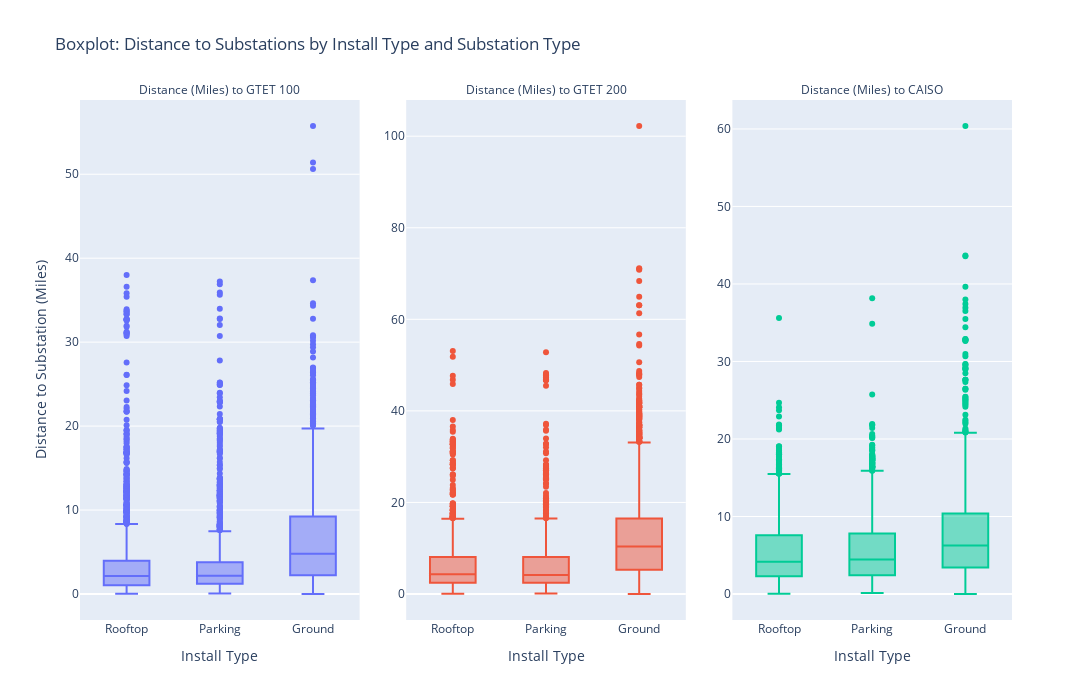

Here is the notebook cell this chart was saved with:
### Code cell
# Create a boxplot matrix
print("Boxplot matrix")
fig = px.box(
    df_long,
    x='Install Type',  # X-axis: Install Type
    y='Distance',  # Y-axis: Distance
    color='Substation Type',  # Color by substation type
    facet_col='Substation Type',  # Create subplots for each substation type
    title='Boxplot: Distance to Substations by Install Type and Substation Type',
    labels={'Distance': 'Distance to Substation (Miles)', 'Install Type': 'Install Type'},  # Customize axis labels
    width=1200,
    height=700,
    facet_col_spacing=0.05  # Reduce spacing between subplots
)

# Update layout for better readability
fig.update_layout(
    xaxis_title='Install Type',  # X-axis label
    yaxis_title='Distance to Substation (Miles)',  # Y-axis label
    showlegend=False,  # Show legend to differentiate substation types
    font=dict(size=12),  # Adjust font size for better readability
    boxmode='group',  # Group boxplots by install type
    #margin=dict(l=50, r=50, t=80, b=50),  # Adjust margins to prevent overlap

)

# Adjust facet column spacing and titles
fig.update_xaxes(matches=None, showticklabels=True)  # Ensure x-axis labels are shown for each subplot
fig.update_yaxes(matches=None, showticklabels=True)  # Ensure y-axis labels are shown for each subplot
fig.for_each_annotation(lambda a: a.update(text=a.text.split("=")[-1]))  # Clean up facet titles

# Show the figure
fig.show()

# Save the figure as a PNG file
fig.write_image("/home/ubuntu/dec24_bds_solar_energy/reports/figures/Boxplotmatrix.png")

### Figure 1 — Plotly figure (JSON) as saved in the notebook; plotly's stock layout.template omitted (floating-point values rounded to 4 significant figures; data arrays with more than 128 entries replaced by an {"elided": "..."} marker saying what was removed)
{"data": [{"alignmentgroup": "True", "hovertemplate": "Substation Type=Distance (Miles) to GTET 100<br>Install Type=%{x}<br>Distance to Substation (Miles)=%{y}<extra></extra>", "legendgroup": "Distance (Miles) to GTET 100", "marker": {"color": "#636efa"}, "name": "Distance (Miles) to GTET 100", "notched": false, "offsetgroup": "Distance (Miles) to GTET 100", "orientation": "v", "showlegend": true, "type": "box", "x": {"elided": "5397 str values"}, "x0": " ", "xaxis": "x", "y": {"elided": "5397 float values"}, "y0": " ", "yaxis": "y"}, {"alignmentgroup": "True", "hovertemplate": "Substation Type=Distance (Miles) to GTET 200<br>Install Type=%{x}<br>Distance to Substation (Miles)=%{y}<extra></extra>", "legendgroup": "Distance (Miles) to GTET 200", "marker": {"color": "#EF553B"}, "name": "Distance (Miles) to GTET 200", "notched": false, "offsetgroup": "Distance (Miles) to GTET 200", "orientation": "v", "showlegend": true, "type": "box", "x": {"elided": "5397 str values"}, "x0": " ", "xaxis": "x2", "y": {"elided": "5397 float values"}, "y0": " ", "yaxis": "y2"}, {"alignmentgroup": "True", "hovertemplate": "Substation Type=Distance (Miles) to CAISO<br>Install Type=%{x}<br>Distance to Substation (Miles)=%{y}<extra></extra>", "legendgroup": "Distance (Miles) to CAISO", "marker": {"color": "#00cc96"}, "name": "Distance (Miles) to CAISO", "notched": false, "offsetgroup": "Distance (Miles) to CAISO", "orientation": "v", "showlegend": true, "type": "box", "x": {"elided": "5397 str values"}, "x0": " ", "xaxis": "x3", "y": {"elided": "5397 float values"}, "y0": " ", "yaxis": "y3"}], "layout": {"annotations": [{"font": {}, "showarrow": false, "text": "Distance (Miles) to GTET 100", "x": 0.15, "xanchor": "center", "xref": "paper", "y": 1, "yanchor": "bottom", "yref": "paper"}, {"font": {}, "showarrow": false, "text": "Distance (Miles) to GTET 200", "x": 0.5, "xanchor": "center", "xref": "paper", "y": 1, "yanchor": "bottom", "yref": "paper"}, {"font": {}, "showarrow": false, "text": "Distance (Miles) to CAISO", "x": 0.85, "xanchor": "center", "xref": "paper", "y": 1, "yanchor": "bottom", "yref": "paper"}], "boxmode": "group", "font": {"size": 12}, "height": 700, "legend": {"title": {"text": "Substation Type"}, "tracegroupgap": 0}, "showlegend": false, "title": {"text": "Boxplot: Distance to Substations by Install Type and Substation Type"}, "width": 1200, "xaxis": {"anchor": "y", "domain": [0, 0.3], "showticklabels": true, "title": {"text": "Install Type"}}, "xaxis2": {"anchor": "y2", "domain": [0.35, 0.65], "showticklabels": true, "title": {"text": "Install Type"}}, "xaxis3": {"anchor": "y3", "domain": [0.7, 1], "showticklabels": true, "title": {"text": "Install Type"}}, "yaxis": {"anchor": "x", "domain": [0, 1], "showticklabels": true, "title": {"text": "Distance to Substation (Miles)"}}, "yaxis2": {"anchor": "x2", "domain": [0, 1], "showticklabels": true}, "yaxis3": {"anchor": "x3", "domain": [0, 1], "showticklabels": true}}}
